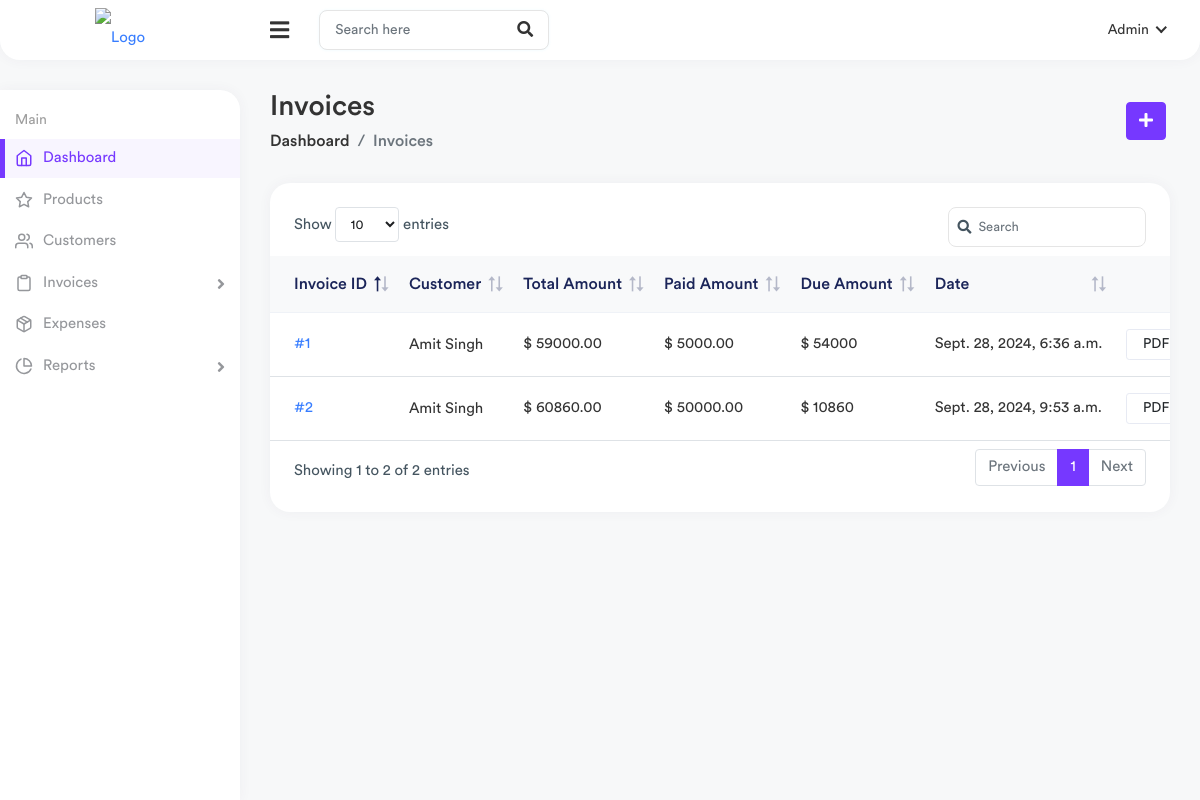
Page /billing/invoices/ (signed in) on the earlier database version.
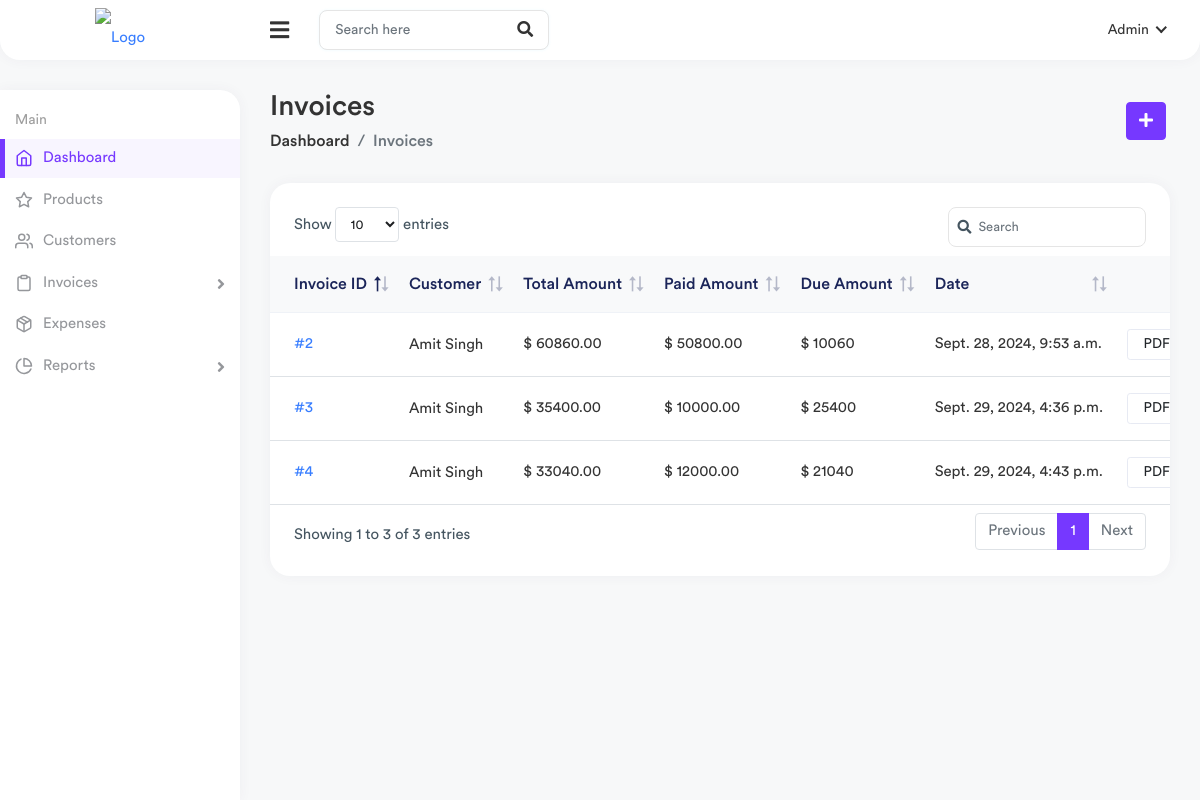
Same page on the later database version.
### billing/models.py (models this page shows, shortened)
class Invoice(models.Model):
    customer = models.ForeignKey(Customer, on_delete=models.CASCADE,null=True)
    date = models.DateField(auto_now_add=True)
    total_amount = models.DecimalField(max_digits=10, decimal_places=2, default=0)
    total_sgst=models.DecimalField(max_digits=10, decimal_places=2, default=0)
    total_cgst=models.DecimalField(max_digits=10, decimal_places=2, default=0)
    paid_amount = models.DecimalField(max_digits=10, decimal_places=2, default=0)
    created_date = models.DateTimeField(default=timezone.now)  # Use default
    modified_date = models.DateTimeField(auto_now=True)

class Customer(models.Model):
    customer_name=models.CharField(max_length=255)
    mobile_number=models.CharField(max_length=50)
    gst_no = models.CharField(max_length=250, blank=True)
    address = models.CharField(max_length=250, blank=True)
    created_date = models.DateTimeField(default=timezone.now)  # Use default
    modified_date = models.DateTimeField(auto_now=True)

### billing/views.py (the view)
# urls.py: path('invoices/', views.invoice_list, name='invoice_list'),
@login_required(login_url="login")
def invoice_list(request):
    invoices = Invoice.objects.annotate(
        due_amount=F('total_amount') - F('paid_amount')  # Calculate due amount dynamically
    )
    invoices_with_due = invoices.filter(due_amount__gt=0)
    context = {
        "invoices": invoices_with_due,  # Pass only invoices with a due amount > 0
    }
    return render(request, 'billing/Invoices.html', context)

### templates/billing/Invoices.html (shortened to what this page needs)
{% extends 'base.html' %} {% load static %} {% block content %}
<div class="page-wrapper">
  <div class="content container-fluid">
    <div class="page-header">
      <div class="row align-items-center">
        <div class="col">
          <h3 class="page-title">Invoices</h3>
          <ul class="breadcrumb">
            <li class="breadcrumb-item"><a href="{% url 'home' %}">Dashboard</a></li>
            <li class="breadcrumb-item active">Invoices</li>
          </ul>
        </div>
        <div class="col-auto">
          <a href="{% url 'add_invoice' %}" class="btn btn-primary me-1">
            <i class="fas fa-plus"></i>
          </a>
        </div>
      </div>
    </div>
    <div class="row">
      <div class="col-sm-12">
        <div class="card card-table">
          <div class="card-body">
            <div class="table-responsive">
              <table class="table table-center table-hover datatable">
                <thead class="thead-light">
                  <tr>
                    <th>Invoice ID</th>
                    <th>Customer</th>
                    <th>Total Amount</th>
                    <th>Paid Amount</th>
                    <th>Due Amount</th>
                    <th>Date</th>
                    <th class="text-end">Action</th>
                  </tr>
                </thead>
                <tbody>
                  {% for  bills in  invoices %}
                  <tr>
                    <td><a href="{% url 'get_invoice' bills.id %}">#{{bills.id}}</a></td>
                    <td>
                      <h2 class="table-avatar">
                        <a href="{% url 'get_invoice' bills.id %}"
                          >
                          {{bills.customer.customer_name}}
                          </a
                        >
                      </h2>
                    </td>
                    <td>$                         {{bills.total_amount}}
                    </td>
                    <td>$                         {{bills.paid_amount}}
                    </td>
                    <td>$                         {{bills.due_amount}}
                    </td>
                    <td>{{bills.created_date}}</td>
                    <td class="text-end">
                      <a
                        class="btn btn-sm btn-white me-2"
                        href="{% url 'add_payment' bills.id %}"
                      >
                         PDF
                      </a>
                    </td>
                  </tr>
                  {% endfor %}
                </tbody>
              </table>
            </div>
          </div>
        </div>
      </div>
    </div>
  </div>
</div>
{% endblock content %}

Differences in the rows shown:
no longer on this page (row edited): Invoice: id "1", customer.customer_name "Amit Singh", total_amount "59000.00", paid_amount "5000.00", due_amount "54000", created_date "Sept. 28, 2024, 6:36 a.m."
changed Invoice "Sept. 28, 2024, 9:53 a.m.": paid_amount "50000.00" → "50800.00"; due_amount "10860" → "10060"
added Invoice: id "3", customer.customer_name "Amit Singh", total_amount "35400.00", paid_amount "10000.00", due_amount "25400", created_date "Sept. 29, 2024, 4:36 p.m."
added Invoice: id "4", customer.customer_name "Amit Singh", total_amount "33040.00", paid_amount "12000.00", due_amount "21040", created_date "Sept. 29, 2024, 4:43 p.m."
Other differences:
text written by a page script: "Show entries Showing 1 to 2 of 2 entries Previous 1 Next" → "Show entries Showing 1 to 3 of 3 entries Previous 1 Next"
